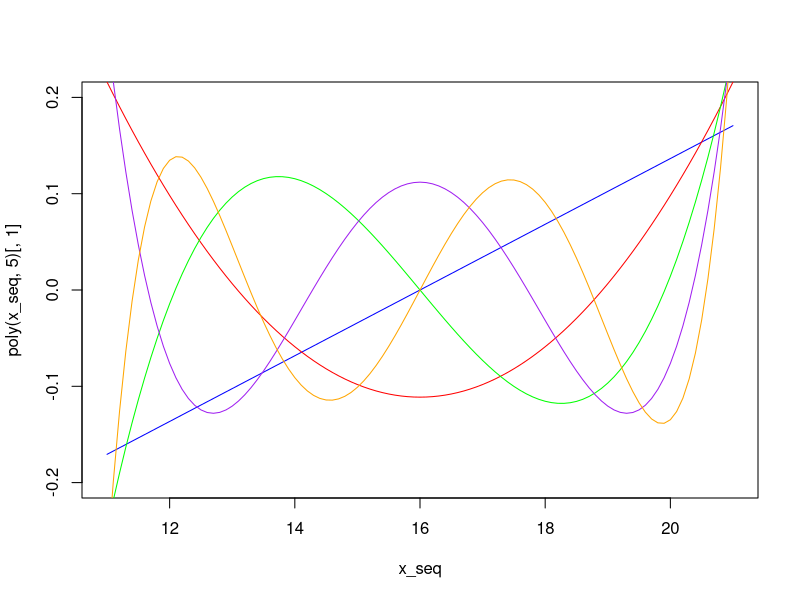
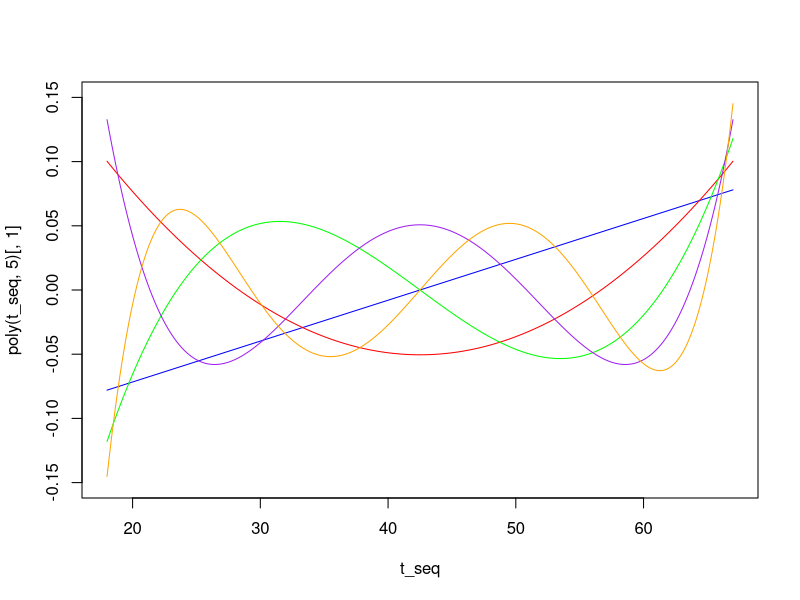
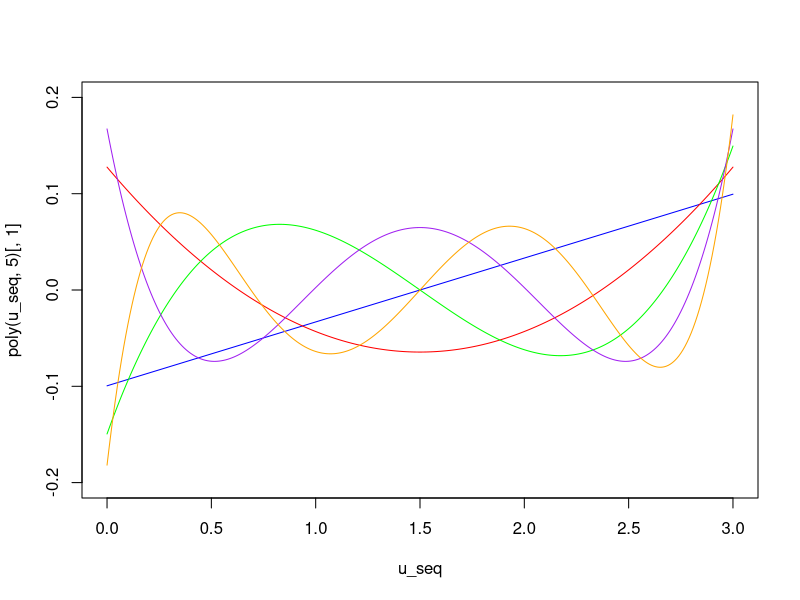
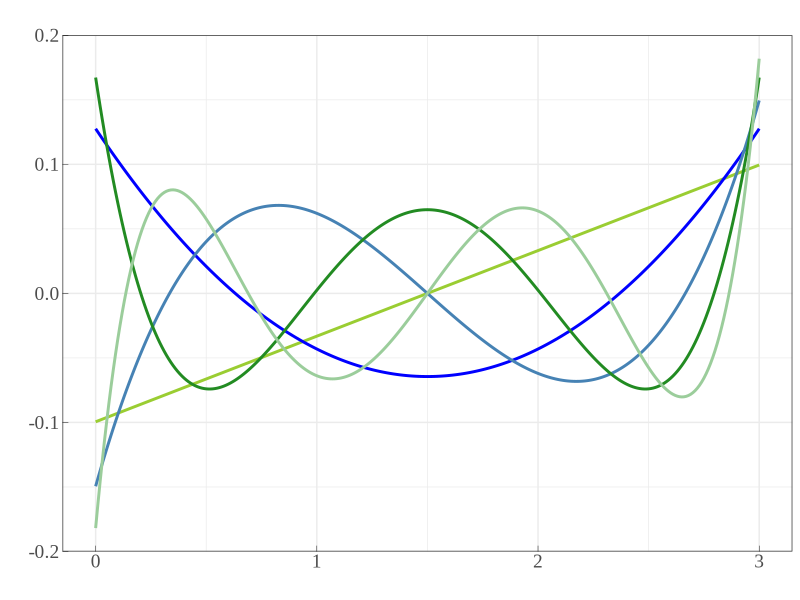
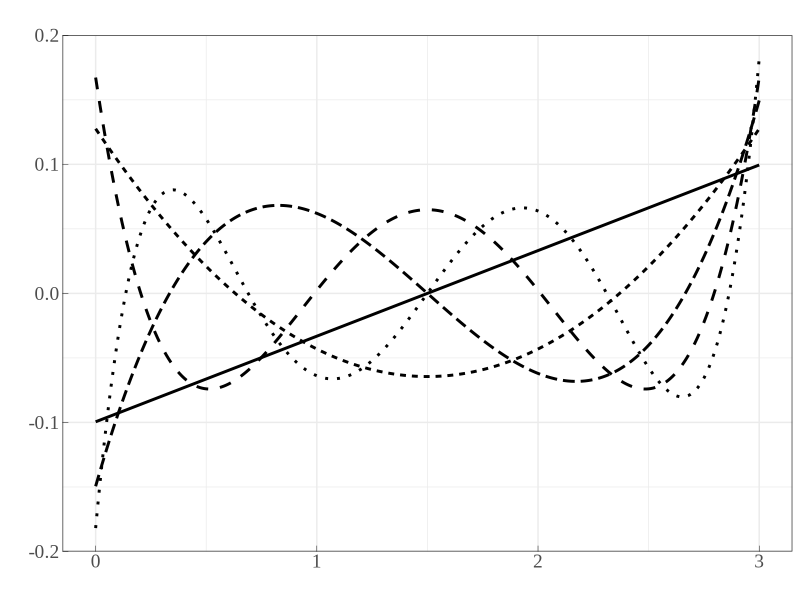
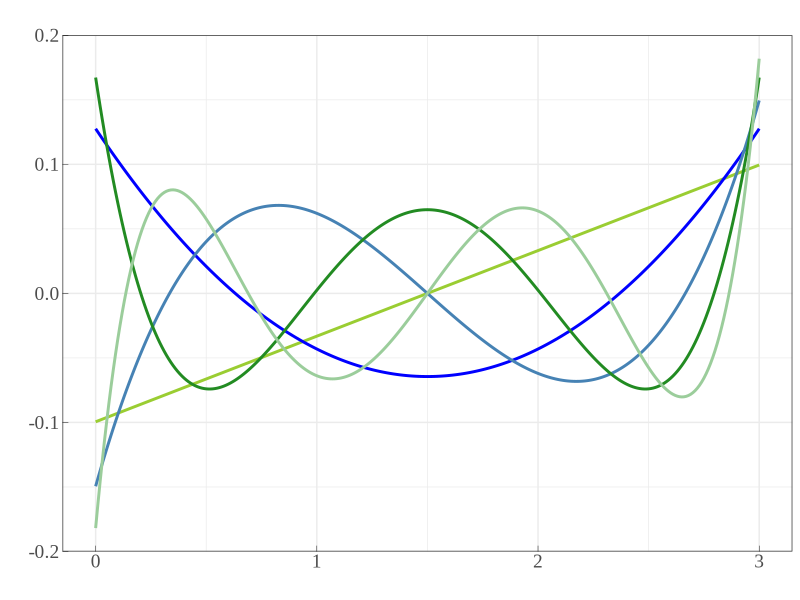

Here is the R script that generated these plots, in order:
#Genskaber figur 2.6 i reg bogen
x_seq<-seq(11,21,0.1)
plot(x_seq,poly(x_seq,5)[,1],type="n",ylim=c(-0.2,0.2))
lines(x_seq,poly(x_seq,5)[,1],col="blue")
lines(x_seq,poly(x_seq,5)[,2],col="red")
lines(x_seq,poly(x_seq,5)[,3],col="green")
lines(x_seq,poly(x_seq,5)[,4],col="purple")
lines(x_seq,poly(x_seq,5)[,5],col="orange")

#Poly basis i age dimensionen
t_seq<-seq(18,67,0.1)
plot(t_seq,poly(t_seq,5)[,1],type="n",ylim=c(-0.15,0.15))
lines(t_seq,poly(t_seq,5)[,1],col="blue")
lines(t_seq,poly(t_seq,5)[,2],col="red")
lines(t_seq,poly(t_seq,5)[,3],col="green")
lines(t_seq,poly(t_seq,5)[,4],col="purple")
lines(t_seq,poly(t_seq,5)[,5],col="orange")

#Poly basis i duration dimensionen
u_seq<-seq(0,3,0.01)
plot(u_seq,poly(u_seq,5)[,1],type="n",ylim=c(-0.2,0.2))
lines(u_seq,poly(u_seq,5)[,1],col="blue")
lines(u_seq,poly(u_seq,5)[,2],col="red")
lines(u_seq,poly(u_seq,5)[,3],col="green")
lines(u_seq,poly(u_seq,5)[,4],col="purple")
lines(u_seq,poly(u_seq,5)[,5],col="orange")




library(ggplot2)
library(tidyr)

# Data: Generer u_seq og polynomier
u_seq <- seq(0, 3, 0.01)
polynomials <- as.data.frame(poly(u_seq, 5))  # Beregn polynomier
colnames(polynomials) <- paste0("Poly", 1:5)  # Navngiv kolonner

# Opret data frame til ggplot
df <- cbind(data.frame(u_seq), polynomials) %>%
  pivot_longer(-u_seq, names_to = "Polynomial", values_to = "Value")

# Farvepaletten "fall"
fall_colors <- c("yellowgreen","blue", "steelblue", "forestgreen", "darkseagreen3")

# Lav plottet
plot_polynomials <- ggplot(df, aes(x = u_seq, y = Value, color = Polynomial)) +
  geom_line(size = 1) +  # Plot linjerne
  scale_color_manual(values = fall_colors) +  # Brug farvepaletten
  labs(x = "", y = "", title = "") +  # Tilføj aksetitler
  theme_bw() +  # Ensartet baggrund
  theme(
    axis.text.x = element_text(size = 14), 
    axis.text.y = element_text(size = 14),
    axis.title.x = element_text(size = 14),     
    axis.title.y = element_text(size = 14),
    legend.position = "none",
    axis.text = element_text(size = 14),
    text = element_text(size = 14, family = "Times New Roman", color = "black"),
    axis.ticks = element_line(size = 0.15, color = "black"),
    axis.ticks.length = unit(-0.15, "cm")  # Negative ticks for "indented" look
  )


# Print plottet
print(plot_polynomials)

# Gem plottet som en billedfil (hvis nødvendigt)
ggsave("polybasis.png", plot = plot_polynomials, width = 6, height = 4, dpi = 300)


# Data: Generer u_seq og polynomier
u_seq <- seq(0, 3, 0.01)
polynomials <- as.data.frame(poly(u_seq, 5))  # Beregn polynomier
colnames(polynomials) <- paste0("Poly", 1:5)  # Navngiv kolonner

# Opret data frame til ggplot
df <- cbind(data.frame(u_seq), polynomials) %>%
  pivot_longer(-u_seq, names_to = "Polynomial", values_to = "Value")

# Lav plottet
plot_polynomials <- ggplot(df, aes(x = u_seq, y = Value, linetype = Polynomial)) +
  geom_line(color = "black", size = 1) +  # Brug sorte linjer
  labs(x = "", y = "", title = "") +  # Tilføj aksetitler
  theme_bw() +  # Ensartet baggrund
  theme(
    axis.text.x = element_text(size = 14), 
    axis.text.y = element_text(size = 14),
    axis.title.x = element_text(size = 14),     
    axis.title.y = element_text(size = 14),
    legend.position = "none",  # Fjern legenden
    axis.text = element_text(size = 14),
    text = element_text(size = 14, family = "Times New Roman", color = "black"),
    axis.ticks = element_line(size = 0.15, color = "black"),
    axis.ticks.length = unit(-0.15, "cm")  # Negative ticks for "indented" look
  )

# Print plottet
print(plot_polynomials)

